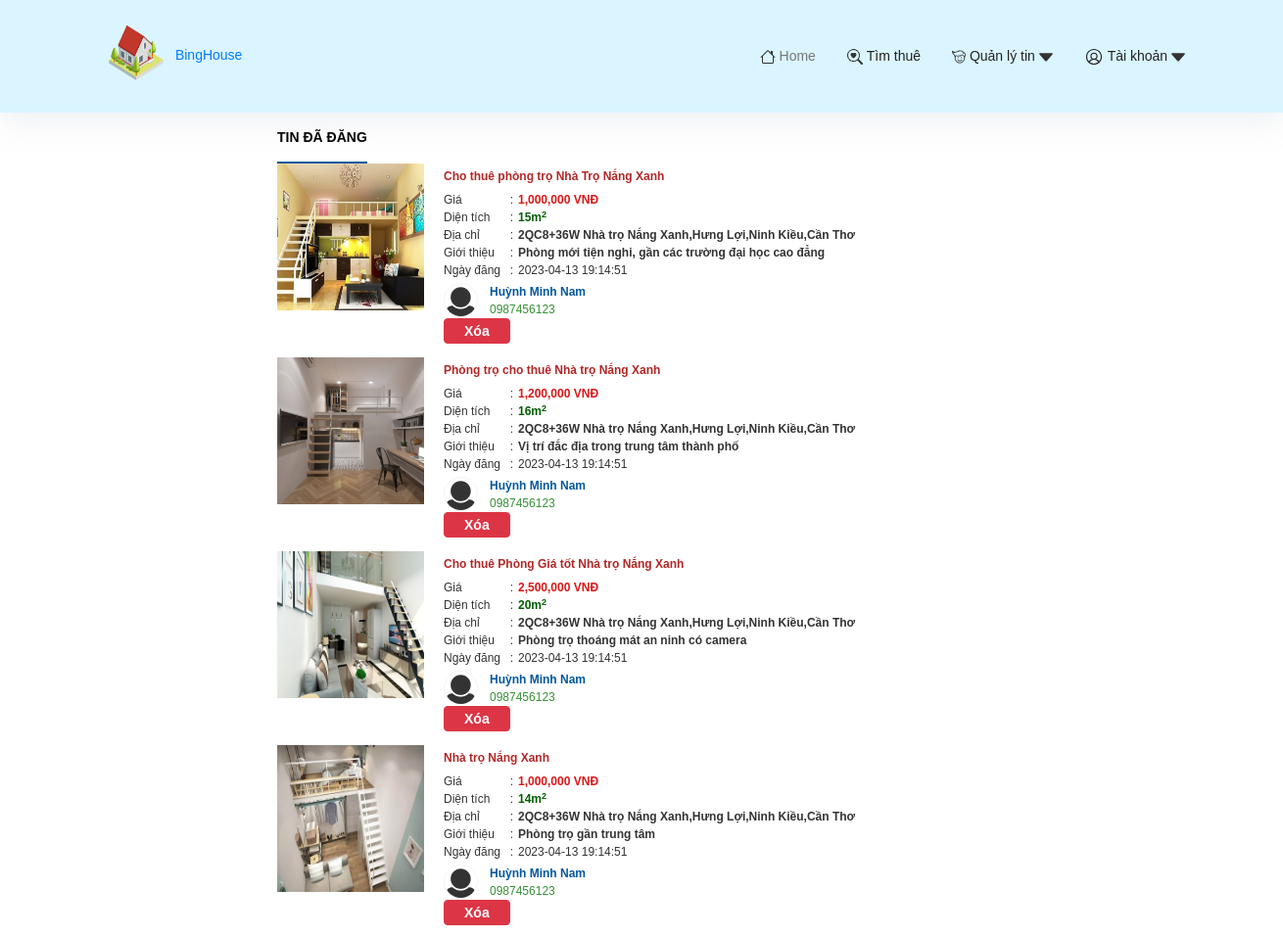
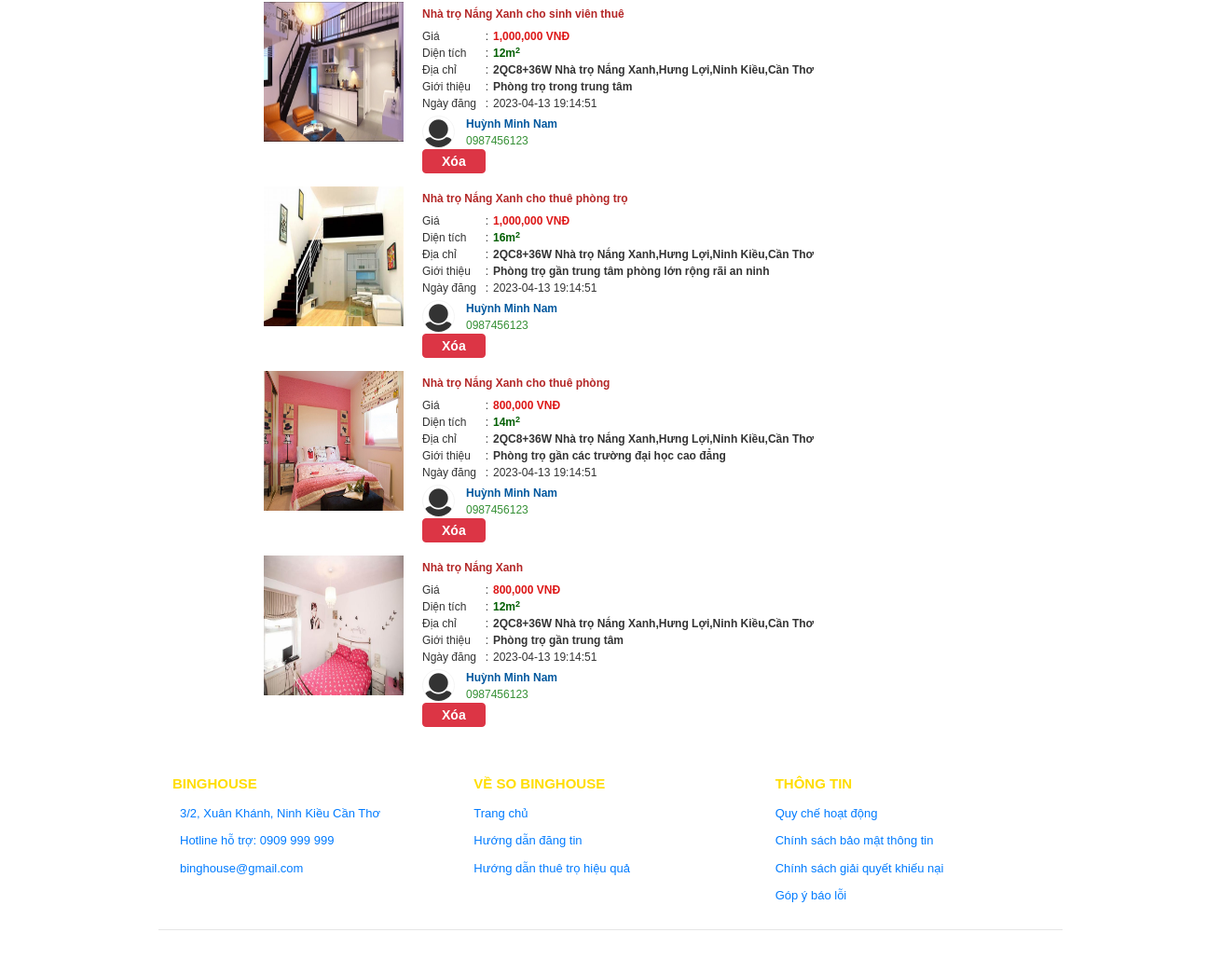
The page /tindadang.php (signed in) on the database its author committed (2 pictures, top to bottom).
### tables this page shows
CREATE TABLE `baiviet` (
  `ID_BAIVIET` int(11) NOT NULL,
  `ID_KHUTRO` int(11) NOT NULL,
  `TIEUDE` varchar(100) NOT NULL,
  `GIOITHIEUBAIVIET` varchar(255) NOT NULL,
  `STT` int(11) DEFAULT NULL,
  `NGAYDANG` datetime NOT NULL DEFAULT current_timestamp(),
  `ID_TIN` int(11) DEFAULT 2
);

CREATE TABLE `giathuephong` (
  `ID_KHUTRO` int(11) NOT NULL,
  `ID_LP` int(11) NOT NULL,
  `GIA` float NOT NULL
);

CREATE TABLE `loaiphong` (
  `ID_LP` int(11) NOT NULL,
  `TENLOAIPHONG` varchar(30) NOT NULL,
  `SONGUOIOTOIDA` int(11) NOT NULL,
  `DIENTICH` float NOT NULL
);

CREATE TABLE `khutro` (
  `ID_KHUTRO` int(11) NOT NULL,
  `ID_XA` int(11) NOT NULL,
  `ID_CKT` int(11) NOT NULL,
  `TENKHUTRO` varchar(30) NOT NULL,
  `SONHA` varchar(100) NOT NULL,
  `LAT_TRO` varchar(50) NOT NULL,
  `LONG_TRO` varchar(50) NOT NULL
);

CREATE TABLE `xa` (
  `ID_XA` int(11) NOT NULL,
  `ID_HUYEN` int(11) NOT NULL,
  `TENXA` varchar(50) NOT NULL
);

CREATE TABLE `huyen` (
  `ID_HUYEN` int(11) NOT NULL,
  `ID_TINH` int(11) NOT NULL,
  `TENHUYEN` varchar(50) NOT NULL
);

CREATE TABLE `tinh` (
  `ID_TINH` int(11) NOT NULL,
  `TENTINH` varchar(50) NOT NULL
);

CREATE TABLE `chukhutro` (
  `ID_CKT` int(11) NOT NULL,
  `HOTEN` varchar(30) NOT NULL,
  `GIOITINH` varchar(5) NOT NULL,
  `SDT` char(10) NOT NULL,
  `TENDANGNHAP` varchar(30) NOT NULL,
  `MATKHAU` varchar(255) NOT NULL,
  `NGAYLAP` datetime NOT NULL DEFAULT current_timestamp()
);

### tindadang.php (the view, shortened to what this page needs)
<!DOCTYPE html>
<?php
  include './config/config.php';
  $baiviet = "SELECT a.NGAYDANG, a.ID_BAIVIET,a.TIEUDE, a.GIOITHIEUBAIVIET, b.TENKHUTRO, e.TENXA, d.TENHUYEN, c.TENTINH, g.TENLOAIPHONG, g.SONGUOIOTOIDA, g.DIENTICH, p.TENPHONG, t.GIA, k.HINH, f.HOTEN, f.SDT, b.SONHA, l.TENTT
  from baiviet as a, khutro as b, tinh as c, huyen as d, xa as e, loaiphong as g, phong as p, giathuephong as t, hinh as k, chukhutro as f, trangthai as l, chukhutro as tr
  where a.ID_KHUTRO = b.ID_KHUTRO
  and b.ID_CKT = tr.ID_CKT
  and a.STT = p.STT
  and b.ID_CKT = f.ID_CKT
  and b.ID_XA = e.ID_XA
  and e.ID_HUYEN = d.ID_HUYEN
  and d.ID_TINH = c.ID_TINH
  and t.ID_KHUTRO = b.ID_KHUTRO
  and t.ID_LP = g.ID_LP
  and k.STT= p.STT
  and p.ID_LP = g.ID_LP
  and l.ID_TT= p.ID_TT
  and tr.TENDANGNHAP=  '".$_SESSION['TENDANGNHAP']."'
  GROUP BY a.ID_BAIVIET DESC";
  $baivietsql = mysqli_query($conn,$baiviet);
?>
 <?php
  include './incl/header.php'
  ?>
    </head>
    <div class="ssn_pw home_buy_sell dadang">
        <div class="listing">
        <strong class="label">TIN ĐÃ ĐĂNG</strong>
        <?php
                if (($baivietsql)) {?>
                  <?php foreach ($baivietsql as $key => $row){?>
                    <div class="home_listing">
                                    <div class=" item" style="height:auto">
                        <a class="img_r " href="chitiet.php?ID_BAIVIET=<?php echo $row['ID_BAIVIET'] ?>" title="<?php echo $row['TIEUDE'] ?> ">
                                                                             <img src="./ha_phong/<?php echo $row['HINH'] ?>" style="width:150px; height:150px" alt="Cần bán 25x45= 1125m2 đất gần khu công nghiệp, ngay chợ dân đông. giá 290tr/5x45m">
                                                    </a>
                        <div class="info">
                            <h3>
                                <a class="name-vip title" href="chitiet.php?ID_BAIVIET=<?php echo $row['ID_BAIVIET'] ?>" title="<?php echo $row['TIEUDE'] ?>">
                                <?php echo $row['TIEUDE'] ?>                          </a>
                            </h3>
                            <div class="if">
                                <span class="label"> Giá </span>
                                                                    <strong class="f3b1abed9c57992b822e259ef8c7ac1f price"><?php echo number_format ($row['GIA']) .' VNĐ'?></strong>                                                            </div>
                                                            <div class="if">
                                    <span class="label"> Diện tích </span>
                                                                            <div class="acreage"><strong><?php echo $row['DIENTICH'] ?>m<sup>2</sup></strong></div>
                                                                    </div>
                                                            <div class="if">
                                <span class="label"> Địa chỉ </span>
                                <div class="address"><strong><?php echo $row['SONHA'] ?>,<?php echo $row['TENXA'] ?>,<?php echo $row['TENHUYEN'] ?>,<?php echo $row['TENTINH'] ?></strong></div>
                            </div>
                            <div class="if">
                          <span class="label">Giới thiệu </span>
                          <div class="address"><strong><?php echo $row['GIOITHIEUBAIVIET'] ?></strong></div>
                      </div>
                            <div class="if">
                                <span class="label"> Ngày đăng </span>
                                <div class="address"><?php echo $row['NGAYDANG'] ?></div>
                            </div>
                            <div class="info_user_home" >
                                <div class="user_name">
                                <div class="user_avatar" style ="background-color:white">
                              <i  class="fa fa-user" style="font-size:48px;"></i>
                                                                      </div>
                                    <div class="avatar_name">
                                        <span class="phone_name" title="Thị Kim"><?php echo $row['HOTEN'] ?></span>
                                                                                    <span class="phone_number"> <?php echo $row['SDT'] ?> </span>
                                                                            </div>
                                </div>
                            </div>
                            <div class="if">
                  <button type="button" class="btn btn-danger"> <a href="xoatindadang.php?ID_BAIVIET=<?php echo $row['ID_BAIVIET'] ?>" style="color: white;" > Xóa </a></button>
                  </div>
                        </div>
                    </div>
</div>
                  <?php } }
                  ?>
</div>
    </div>
</body>
<?php
   include 'incl/footer.php';
?>
</html>

### css/style.css (style rules this page uses)
body { font-family: 'Poppins', sans-serif; font-size: 16px; line-height: 24px; font-weight: 400; color: #212112; background-image: url('https://s3-us-west-2.amazonaws.com/s.cdpn.io/1462889/pat-back.svg'); background-position: center; background-repeat: repeat; background-size: 7%; background-color: #fff; overflow-x: hidden; transition: all 200ms linear; }
* { box-sizing: border-box; }
* { -webkit-box-orient: vertical; }
div { display: block; }
body, html { background: #fff; color: #333; font-family: Tahoma, sans-serif; height: 100%; margin: 0; padding: 0; width: 100%; }
.btn-danger { background: #dc3545; color: #fff; cursor: pointer; display: inline-block; font-size: 14px; font-weight: 700; line-height: 1; margin-bottom: 0; padding: 5px 20px; text-align: center; touch-action: manipulation; -webkit-user-select: none; -moz-user-select: none; user-select: none; vertical-align: middle; white-space: nowrap; }
.home_buy_sell { display: flex; justify-content: stretch; padding: 15px 80px 20px 120px; }
.home_buy_sell .listing { flex: 1; padding-right: 8px; }
.home_buy_sell .listing:last-child { padding-left: 8px; padding-right: 0 }
.home_buy_sell .listing>.label { border-bottom: 2px solid #005b9c; color: #000; display: inline-block; font-size: 14px; font-weight: 600; padding-bottom: 14px }
.home_buy_sell .home_listing { display: block; width: 100%; }
.home_buy_sell .home_listing>div.item { align-items: stretch; background: #fff; display: flex; height: 155px; margin-bottom: 10px }
.home_buy_sell .home_listing>div.item .img_r { display: flex; flex: none; height: auto; padding-bottom: 0; width: 160px }
.home_buy_sell .home_listing>div.item .img_r img { color: transparent; transform: scaleX(-1) }
.home_buy_sell .home_listing>div.item .img_r img:after { background: url(/assets/v1/images/noimage.png) 50%; color: transparent; content: ""; height: 100%; left: 0; position: absolute; top: 0; width: 100%; z-index: 2 }
.home_buy_sell .home_listing>div.item .info { flex: 1; font-size: 12px; padding: 4px 10px }
.home_buy_sell .home_listing>div.item .info .title { -webkit-line-clamp: 2; -webkit-box-orient: vertical; color: #005b9c; display: block; display: -webkit-box; font-size: 12px; font-weight: 700; line-height: 1.5; margin-bottom: 6px; max-height: 36px; max-width: 100%; overflow: hidden; text-overflow: ellipsis }
.home_buy_sell .home_listing>div.item .info .title.name-vip { color: #b32626 }
.home_buy_sell .home_listing>div.item .info .if .label { float: left; padding-right: 5px; width: 76px }
.home_buy_sell .home_listing>div.item .info .if .label:after { content: ":"; float: right }
.home_buy_sell .home_listing>div.item .info .if .price { -webkit-line-clamp: 1; -webkit-box-orient: vertical; color: #dd1717; display: -webkit-box; overflow: hidden; text-overflow: ellipsis }
.home_buy_sell .home_listing>div.item .info .if .acreage { -webkit-line-clamp: 1; -webkit-box-orient: vertical; color: #005e00; display: -webkit-box; max-width: 100%; overflow: hidden; text-overflow: ellipsis }
.home_buy_sell .home_listing>div.item .info .if .acreage sup { font-size: 9px }
.home_buy_sell .home_listing>div.item .info .info_user_home { margin-top: 4px }
.home_buy_sell .home_listing>div.item .info .info_user_home .user_name { display: flex }
.home_buy_sell .home_listing>div.item .info .info_user_home .user_name .user_avatar { background: #005b9c; border: 1px solid #f5f5f5; border-radius: 50%; display: flex; height: 35px; justify-content: center; margin-right: 6px; overflow: hidden; text-align: center; width: 35px }
.home_buy_sell .home_listing>div.item .info .info_user_home .user_name .avatar_name { display: inline-block; width: calc(100% - 42px) }
.home_buy_sell .home_listing>div.item .info .info_user_home .user_name .avatar_name span { -webkit-line-clamp: 1; color: #00579e; display: -webkit-box; line-height: 1.5; margin-left: 6px; overflow: hidden; text-transform: capitalize }
.home_buy_sell .home_listing>div.item .info .info_user_home .user_name .avatar_name span.phone_name { font-weight: 600 }
.home_buy_sell .home_listing>div.item .info .info_user_home .user_name .avatar_name span.phone_number { color: #359035; cursor: pointer; max-width: 250px }
body { margin: 0; font-family: Helvetica, Arial, Roboto, sans-serif; font-size: .875rem; font-weight: 400; line-height: 1.5; color: #222; text-align: left; -webkit-text-size-adjust: 100%; -webkit-tap-highlight-color: rgba(0, 0, 0, 0); }
:root { font-size: 100%; }

### rows shown on the page
baiviet: shows a picture, TIEUDE "Cho thuê phòng trọ Nhà Trọ Nắng Xanh", giathuephong.GIA "1,000,000", loaiphong.DIENTICH "15", ID_KHUTRO.SONHA "2QC8+36W Nhà trọ Nắng Xanh", xa.TENXA "Hưng Lợi", huyen.TENHUYEN "Ninh Kiều", tinh.TENTINH "Cần Thơ", GIOITHIEUBAIVIET "Phòng mới tiện nghi, gần các trường đại học cao đẳng", NGAYDANG "2023-04-13 19:14:51", chukhutro.HOTEN "Huỳnh Minh Nam", chukhutro.SDT "0987456123"
baiviet: shows a picture, TIEUDE "Phòng trọ cho thuê Nhà trọ Nắng Xanh", giathuephong.GIA "1,200,000", loaiphong.DIENTICH "16", ID_KHUTRO.SONHA "2QC8+36W Nhà trọ Nắng Xanh", xa.TENXA "Hưng Lợi", huyen.TENHUYEN "Ninh Kiều", tinh.TENTINH "Cần Thơ", GIOITHIEUBAIVIET "Vị trí đắc địa trong trung tâm thành phố", NGAYDANG "2023-04-13 19:14:51", chukhutro.HOTEN "Huỳnh Minh Nam", chukhutro.SDT "0987456123"
baiviet: shows a picture, TIEUDE "Cho thuê Phòng Giá tốt Nhà trọ Nắng Xanh", giathuephong.GIA "2,500,000", loaiphong.DIENTICH "20", ID_KHUTRO.SONHA "2QC8+36W Nhà trọ Nắng Xanh", xa.TENXA "Hưng Lợi", huyen.TENHUYEN "Ninh Kiều", tinh.TENTINH "Cần Thơ", GIOITHIEUBAIVIET "Phòng trọ thoáng mát an ninh có camera", NGAYDANG "2023-04-13 19:14:51", chukhutro.HOTEN "Huỳnh Minh Nam", chukhutro.SDT "0987456123"
baiviet: shows a picture, TIEUDE "Nhà trọ Nắng Xanh", giathuephong.GIA "1,000,000", loaiphong.DIENTICH "14", ID_KHUTRO.SONHA "2QC8+36W Nhà trọ Nắng Xanh", xa.TENXA "Hưng Lợi", huyen.TENHUYEN "Ninh Kiều", tinh.TENTINH "Cần Thơ", GIOITHIEUBAIVIET "Phòng trọ gần trung tâm", NGAYDANG "2023-04-13 19:14:51", chukhutro.HOTEN "Huỳnh Minh Nam", chukhutro.SDT "0987456123"
baiviet: shows a picture, TIEUDE "Nhà trọ Nắng Xanh cho sinh viên thuê", giathuephong.GIA "1,000,000", loaiphong.DIENTICH "12", ID_KHUTRO.SONHA "2QC8+36W Nhà trọ Nắng Xanh", xa.TENXA "Hưng Lợi", huyen.TENHUYEN "Ninh Kiều", tinh.TENTINH "Cần Thơ", GIOITHIEUBAIVIET "Phòng trọ trong trung tâm", NGAYDANG "2023-04-13 19:14:51", chukhutro.HOTEN "Huỳnh Minh Nam", chukhutro.SDT "0987456123"
baiviet: shows a picture, TIEUDE "Nhà trọ Nắng Xanh cho thuê phòng trọ", giathuephong.GIA "1,000,000", loaiphong.DIENTICH "16", ID_KHUTRO.SONHA "2QC8+36W Nhà trọ Nắng Xanh", xa.TENXA "Hưng Lợi", huyen.TENHUYEN "Ninh Kiều", tinh.TENTINH "Cần Thơ", GIOITHIEUBAIVIET "Phòng trọ gần trung tâm phòng lớn rộng rãi an ninh", NGAYDANG "2023-04-13 19:14:51", chukhutro.HOTEN "Huỳnh Minh Nam", chukhutro.SDT "0987456123"
baiviet: shows a picture, TIEUDE "Nhà trọ Nắng Xanh cho thuê phòng", giathuephong.GIA "800,000", loaiphong.DIENTICH "14", ID_KHUTRO.SONHA "2QC8+36W Nhà trọ Nắng Xanh", xa.TENXA "Hưng Lợi", huyen.TENHUYEN "Ninh Kiều", tinh.TENTINH "Cần Thơ", GIOITHIEUBAIVIET "Phòng trọ gần các trường đại học cao đẳng", NGAYDANG "2023-04-13 19:14:51", chukhutro.HOTEN "Huỳnh Minh Nam", chukhutro.SDT "0987456123"
baiviet: shows a picture, TIEUDE "Nhà trọ Nắng Xanh", giathuephong.GIA "800,000", loaiphong.DIENTICH "12", ID_KHUTRO.SONHA "2QC8+36W Nhà trọ Nắng Xanh", xa.TENXA "Hưng Lợi", huyen.TENHUYEN "Ninh Kiều", tinh.TENTINH "Cần Thơ", GIOITHIEUBAIVIET "Phòng trọ gần trung tâm", NGAYDANG "2023-04-13 19:14:51", chukhutro.HOTEN "Huỳnh Minh Nam", chukhutro.SDT "0987456123"
